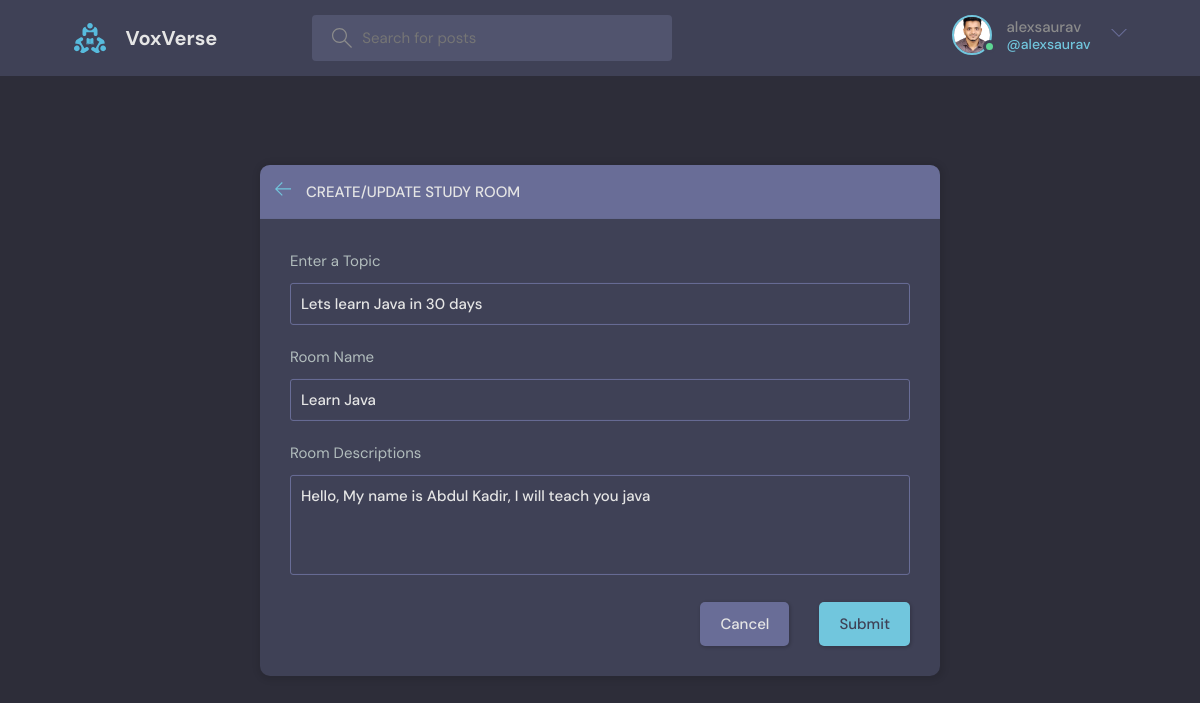
Page /update-room/3/ (signed in) on the committed database.
### base/models.py (models this page shows, shortened)
class User(AbstractUser):
    name = models.CharField(max_length=200, null=True)
    email = models.EmailField(unique=True, null=True)
    bio = models.TextField(null=True)
    avatar = models.ImageField(null=True, default="avatar.svg")
    USERNAME_FIELD = "email"
    REQUIRED_FIELDS = []

class Room(models.Model):
    host = models.ForeignKey(User, on_delete=models.SET_NULL, null=True)
    """the User model is a built-in model that provides basic authentication
    features such as user authentication,
    user creation, user management, password management, and more."""
    topic = models.ForeignKey(Topic, on_delete=models.SET_NULL, null=True)
    name = models.CharField(max_length=200)
    description = models.TextField(null=True, blank=True)  # this cannot be empty
    participant = models.ManyToManyField(User, related_name="paricipants", blank=True)
    updated = models.DateTimeField(auto_now=True)
    created = models.DateTimeField(auto_now_add=True)
    class Meta:
        ordering = ["-updated", "-created"]

class Topic(models.Model):
    name = models.CharField(max_length=200)

### base/views.py (the view, shortened to what this page needs)
# urls.py: path("update-room/<str:pk>/", views.updateRoom, name="update-room"),
@login_required(login_url="login")
def updateRoom(request, pk):
    room = Room.objects.get(id=pk)
    form = RoomForm(instance=room)
    topics = Topic.objects.all()
    if request.user != room.host:
        return HttpResponse("You are not allowed here!!")
    context = {"form": form, "topics": topics, "room": room}
    return render(request, "base/room_form.html", context)

### base/forms.py
class RoomForm(ModelForm):
    class Meta:
        model = Room
        fields = "__all__"
        exclude = ["host", "participant"]

### base/templates/base/room_form.html (shortened to what this page needs)
{% extends 'main.html' %} {% block content %}
<main class="create-room layout">
  <div class="container">
    <div class="layout__box">
      <div class="layout__boxHeader">
        <div class="layout__boxTitle">
          <a href="{% url 'home' %}">
            <svg
              version="1.1"
              xmlns="http://www.w3.org/2000/svg"
              width="32"
              height="32"
              viewBox="0 0 32 32"
            >
              <title>arrow-left</title>
              <path
                d="M13.723 2.286l-13.723 13.714 13.719 13.714 1.616-1.611-10.96-10.96h27.625v-2.286h-27.625l10.965-10.965-1.616-1.607z"
              ></path>
            </svg>
          </a>
          <h3>Create/Update Study Room</h3>
        </div>
      </div>
      <div class="layout__body">
        <form class="form" action="#" method="POST">
          <div class="form__group">
            <label for="room_topic">Enter a Topic</label>
            <input
              required
              type="text"
              value="{{room.topic.name}}"
              name="topic"
              list="topic-list"
            />
          </div>
          <div class="form__group">
            <label for="room_name">Room Name</label>
            {{form.name}}
          </div>
          <div class="form__group">
            <label for="room_descriptiop">Room Descriptions</label>
            {{form.description}}
          </div>
          <div class="form__action">
            <a class="btn btn--dark" href="{% url 'home' %}">Cancel</a>
            <button class="btn btn--main" type="submit">Submit</button>
          </div>
        </form>
      </div>
    </div>
  </div>
</main>
{% endblock content %}

### templates/navbar.html (shortened to what this page needs)
{% load static %}
<header class="header header--loggedIn">
  <div class="container">
    <a href="{% url 'home' %}" class="header__logo">
      <img src="{% static 'images/logo.svg' %}" />
      <h1>VoxVerse</h1>
    </a>
    <form class="header__search" method="GET" action="{% url 'home' %}">
      <label>
        <input name="q" placeholder="Search for posts" />
      </label>
    </form>
    <nav class="header__menu">
      {% if request.user.is_authenticated %}
      <div class="header__user">
        <a href="{% url 'user-profile' user.id %}">
          <div class="avatar avatar--medium active">
            <img src="{{request.user.avatar.url}}" />
          </div>
          <p>
            {{request.user.username}} <span>@{{request.user.username}}</span>
          </p>
        </a>
        <button class="dropdown-button">
          <svg
            version="1.1"
            xmlns="http://www.w3.org/2000/svg"
            width="32"
            height="32"
            viewBox="0 0 32 32"
          >
            <title>chevron-down</title>
            <path d="M16 21l-13-13h-3l16 16 16-16h-3l-13 13z"></path>
          </svg>
        </button>
      </div>
      {% else %}
      <a href="{% url 'login' %}">
        <img src="{% static 'images/avatar.svg' %}" />
        <p>Login</p>
      </a>
      {% endif %}
    </nav>
  </div>
</header>

### rows in the picture
User: user.avatar (picture), user.username "alexsaurav"
Room: topic "Lets learn Java in 30 days", name "Learn Java", description "Hello, My name is Abdul Kadir, I will teach you java"
